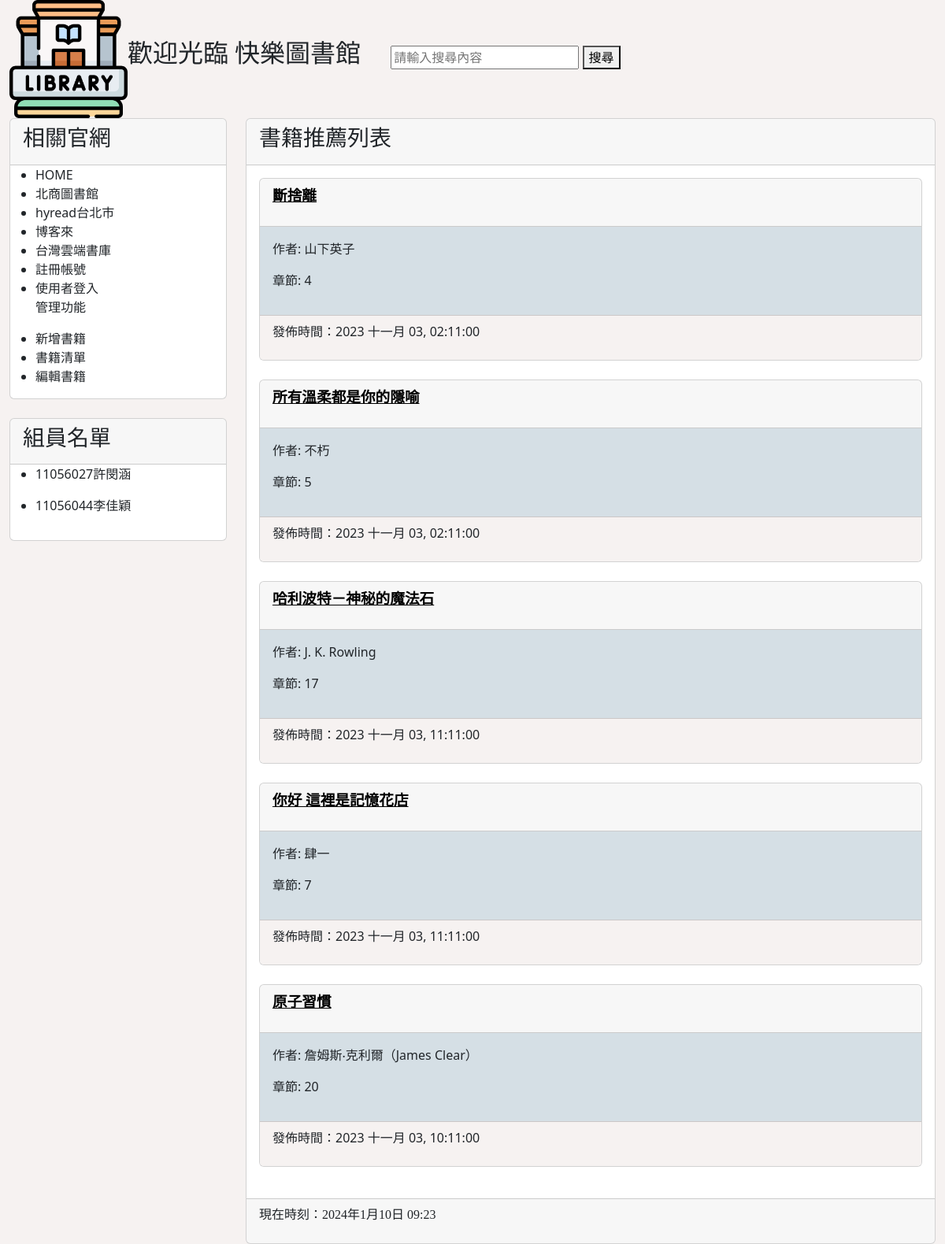
The app's page /, older data.
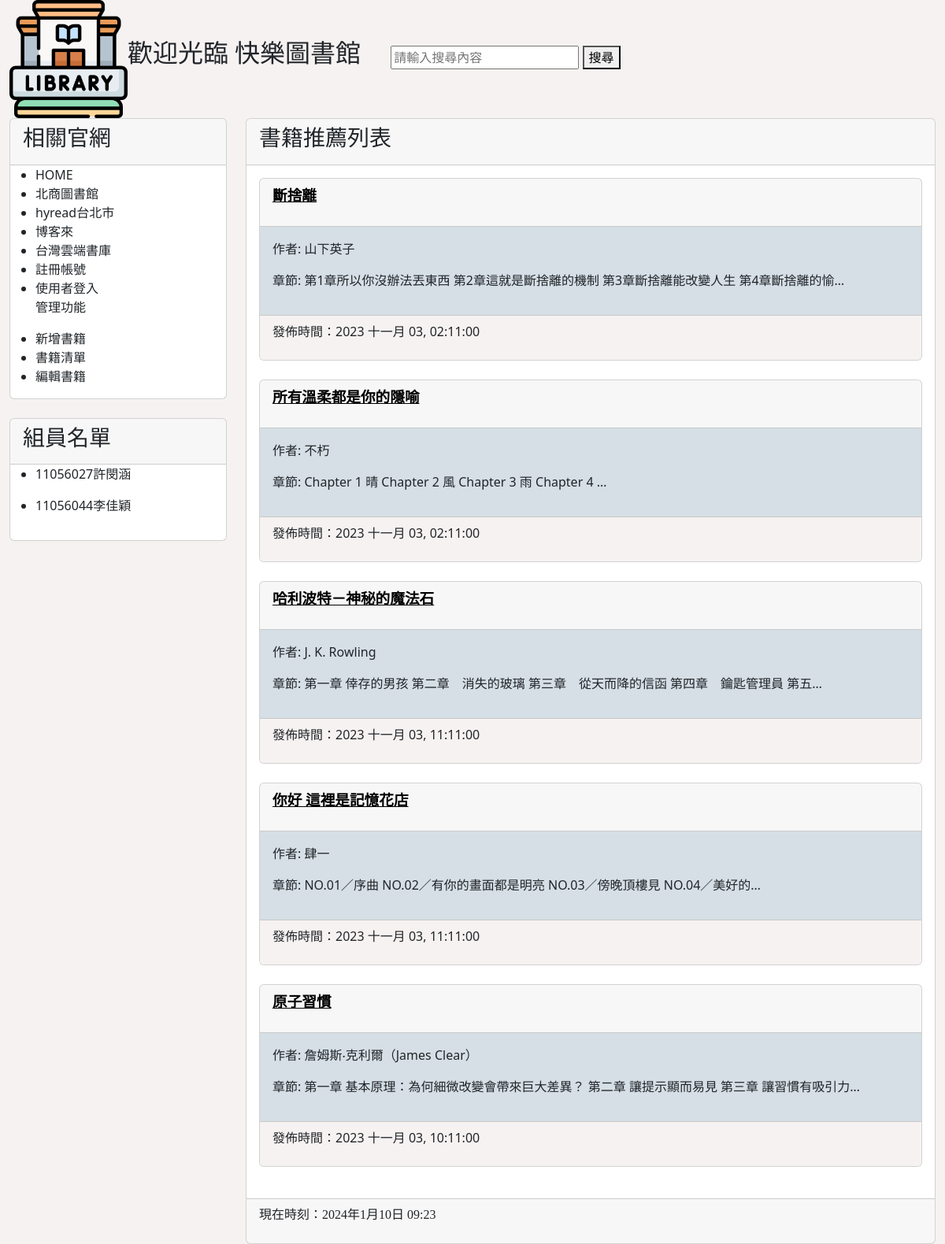
The same page, newer data.
### mysite/models.py (models this page shows, shortened)
class Book(models.Model):
    title = models.CharField(max_length=200)
    slug = models.CharField(max_length=200,null=True)
    author=models.CharField(max_length=50)
    chapter = models.TextField()
    pub_date = models.DateTimeField()
    content = models.TextField()
    imgcode=models.URLField(max_length=200, null=True, blank=True)
    place=models.CharField(max_length=5,choices=[("藏書中","藏書中"),("外借中","外借中")],default="藏書中")
    class Meta:
        ordering = ('-pub_date',)

### mysite/views.py (the view)
# urls.py: path('', homepage),
def homepage(request):
    books = Book.objects.all()
    now = datetime.now()
    return render(request,'index.html',locals())

### templates/index.html (shortened to what this page needs)
{% extends 'base.html' %}
{% block headmessage %}
    <h3 style='font-family:標楷體;'>書籍推薦列表</a>
{% endblock %}
{% block content %}
{% for book in books %}
<div class='card'>
    <div class='card-header'>
        <p style='font-family:標楷體;font-size:14pt;font-weight:bold;'>
            <a href='/book/{{book.slug}}'style="color:black;">{{ book.title }}</a>
        </p>
    </div>
    <div class='card-body' style='background-color:#D5DFE5'>
        <p>作者: {{book.author }}</p>
        <p>章節: {{book.chapter | truncatechars:50}} </p>
    </div>
    <div class='card-footer'  style='background-color:#F6F2F1'>
        <p>
            發佈時間：{{ book.pub_date | date:"Y M d, h:m:s"}}
        </p>
    </div>
</div>
<br>
{% endfor %}
{% endblock %}

### templates/base.html (shortened to what this page needs)
<!DOCTYPE>
<html>
    <head>
        <link href="https://cdn.jsdelivr.net/npm/bootstrap@5.2.2/dist/css/bootstrap.min.css" rel="stylesheet">
    </head>
    <body style="background-color: #F6F2F1;">
        <div class="container-fluid">
            {% include 'header.html' %}
            <div class="row">
                <div class="col-sm-3 col-md-3">
                    <div class="card">
                        <div class="card-header">
                            <h3 style="font-family: Arial;">相關官網</h3>
                        </div>
                        <ul>
                            <li><a href='/' class='list-group-item'>HOME</a></li>
                            <li><a href='https://library.ntub.edu.tw/wSite/mp' class='list-group-item'>北商圖書館</a></li>
                            <li><a href='https://tpml.ebook.hyread.com.tw/' class='list-group-item'>hyread台北市</a></li>
                            <li><a href='https://www.books.com.tw/web/ebook' class='list-group-item'>博客來</a></li>
                            <li><a href='https://www.ebookservice.tw/' class='list-group-item'>台灣雲端書庫</a></li>
                            <li><a href="{% url 'register' %}" class="list-group-item">註冊帳號</a></li>
                            <li><a href="{% url 'login'  %}" class="list-group-item">使用者登入</a></li>
                            <p>管理功能</p>
                            <li><a href="addbook/" class="list-group-item">新增書籍</a></li>
                            <li><a href="booklist/" class="list-group-item">書籍清單</a></li>
                            <li><a href="editbook/" class="list-group-item">編輯書籍</a></li>
                        </ul>
                    </div>
                    <br>
                    <div class="card">
                        <div class="card-header">
                            <h3 style="font-family:標楷體;" ,font-size:10px;>組員名單</h3>
                        </div>
                        <ul>
                            <li><p font-size:10px>11056027許閔涵</p></li>
                            <li><pfont-size:10px>11056044李佳穎</p></li>
                        </ul>
                    </div>
                    <br>
                </div>
                <div class="col-sm-9 col-md-9">
                    <div class="card">
                        <div class="card-header">
                            {% block headmessage %}
                            {% endblock %}
                        </div>
                        <div class="card-body">
                            {% block content %}
                            {% endblock %}
                        </div>
                        <div class="card-footer">
                            {% include 'footer.html' %}
                        </div>
                    </div>
                </div>
            </div>
    </body>
    </html>
</html>

### templates/header.html (shortened to what this page needs)
{% load static %}
<div class='well'>
    <img src="{% static "image/library.png" %}" width="150" height="150"><h style="font-family:標楷體;font-size: xx-large;">歡迎光臨 快樂圖書館</h>
        <input type="text" name="search_query" placeholder="請輸入搜尋內容">
        <button type="submit">搜尋</button>
</div>

### templates/footer.html
{% block footer %}
    {% if now %}
    <p style='font-family:標楷體;'>現在時刻：{{ now }}</p>
    {% else %}
    <p style='font-family:標楷體;'>更多資訊請至官網查詢</p>
    {% endif %}
{% endblock %}

Row changes from the older to the newer data that the page shows:
changed Book "斷捨離": chapter "4" → "第1章所以你沒辦法丟東西 第2章這就是斷捨離的機制 第3章斷捨離能改變人生 第4章斷捨離的愉…"
changed Book "所有溫柔都是你的隱喻": chapter "5" → "Chapter 1 晴 Chapter 2 風 Chapter 3 雨 Chapter 4 …"
changed Book "哈利波特－神秘的魔法石": chapter "17" → "第一章 倖存的男孩 第二章 消失的玻璃 第三章 從天而降的信函 第四章 鑰匙管理員 第五…"
changed Book "你好 這裡是記憶花店": chapter "7" → "NO.01／序曲 NO.02／有你的畫面都是明亮 NO.03／傍晚頂樓見 NO.04／美好的…"
changed Book "原子習慣": chapter "20" → "第一章 基本原理：為何細微改變會帶來巨大差異？ 第二章 讓提示顯而易見 第三章 讓習慣有吸引力…"
